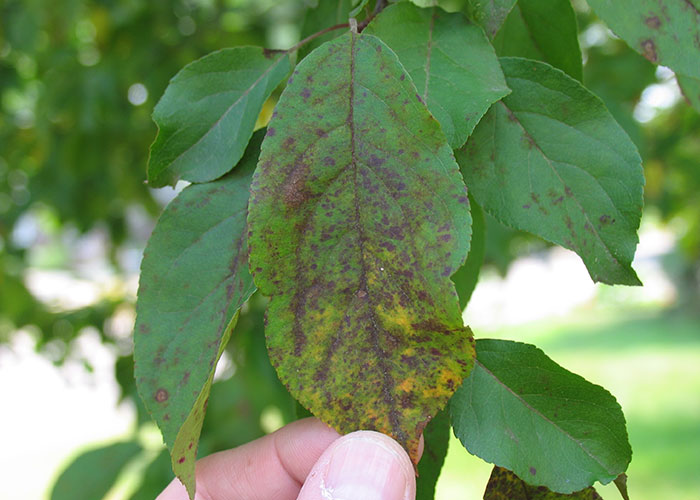
#> input picture Val_Dataset/Apple__Apple_scab/Applescab-4-700x500.jpg, 700 x 500 px
$ python -i image_process.py   (imports and definitions only)
#> lines starting #> are read from the running program, lines starting #| are printed output that depends on the picture
import cv2
import numpy as np
from matplotlib import pyplot as plt

def process_picture(image_path):
    image_bgr = cv2.imread(image_path)
#> image_bgr is the input picture: shape (500, 700, 3); mean B, G, R 92.6, 141, 111.5
    image_bgr = cv2.resize(image_bgr, (256, 256))
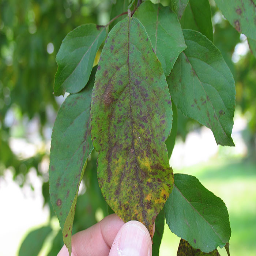
#> image_bgr: shape (256, 256, 3); mean B, G, R 92.5, 140.9, 111.4
    image_rgb = cv2.cvtColor(image_bgr, cv2.COLOR_BGR2RGB)
    rectangle = (50, 0, 200, 250)

    # Create initial mask
    mask = np.zeros(image_rgb.shape[:2], np.uint8)

    # Create temporary arrays used by grabCut
    bgdModel = np.zeros((1, 65), np.float64)
    fgdModel = np.zeros((1, 65), np.float64)

    # Run grabCut
    cv2.grabCut(image_rgb, # Our image
                mask, # The Mask
                rectangle, # Our rectangle
                bgdModel, # Temporary array for background
                fgdModel, # Temporary array for background
                5, # Number of iterations
                cv2.GC_INIT_WITH_RECT) # Initiative using our rectangle

    # Create mask where sure and likely backgrounds set to 0, otherwise 1
    mask_2 = np.where((mask==2) | (mask==0), 0, 1).astype('uint8')
    plt.imshow(mask_2)
    plt.show()
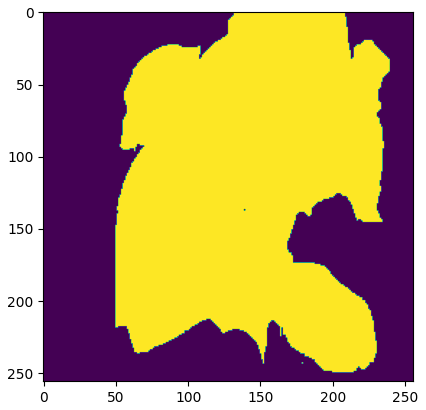
#> figure drawn by matplotlib, 1 panel

    # Multiply image with new mask to subtract background
    image_rgb_nobg = image_rgb * mask_2[:, :, np.newaxis]
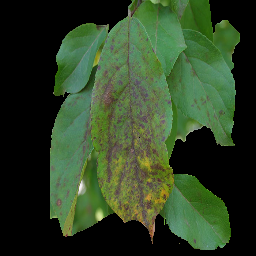
#> image_rgb_nobg: shape (256, 256, 3); mean R, G, B 46, 65.3, 37.1

    plt.imshow(image_rgb_nobg), plt.axis("off")
    plt.show()

    plt.imshow(image_bgr), plt.axis("off")
    plt.show()
    cv2.imwrite('./test.png', image_rgb_nobg)

# [3 lines not run here, left out]

>>> result = process_picture('../Val_Dataset/Apple__Apple_scab/Applescab-4-700x500.jpg')

$ run again, on Val_Dataset/Apple__Apple_scab/Venturia inequalis seen in Malus domestica.jpg
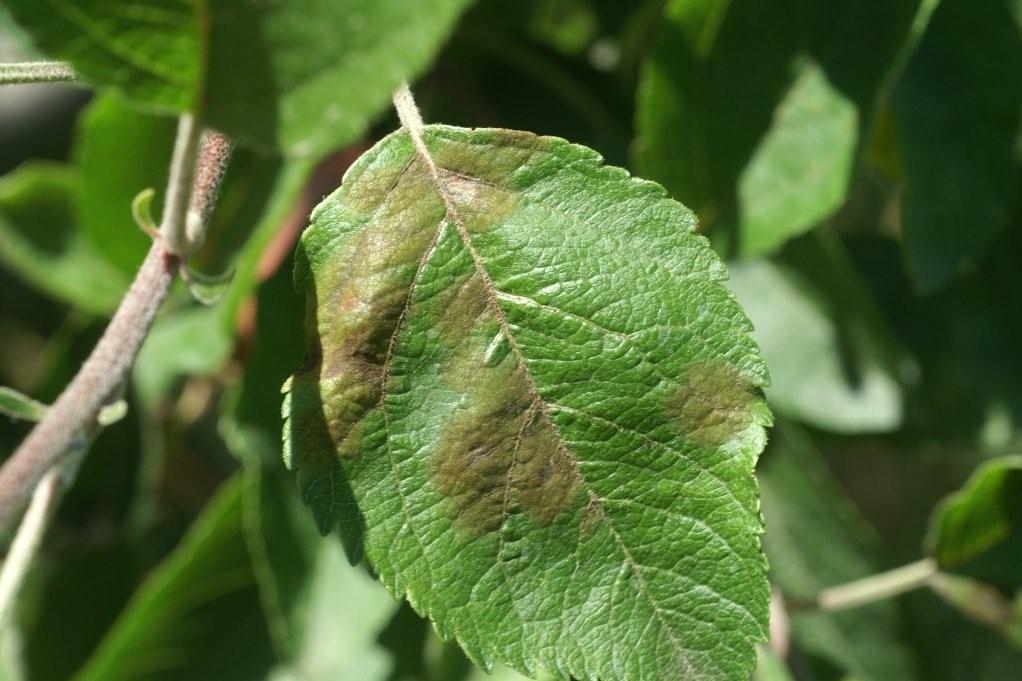
#> input picture Val_Dataset/Apple__Apple_scab/Venturia inequalis seen in Malus domestica.jpg, 1022 x 681 px
#> in process_picture, image_bgr is the input picture: shape (681, 1022, 3); mean B, G, R 53.5, 108.4, 83.5
#> image_bgr: shape (256, 256, 3)
#> in process_picture, `plt.show()`:
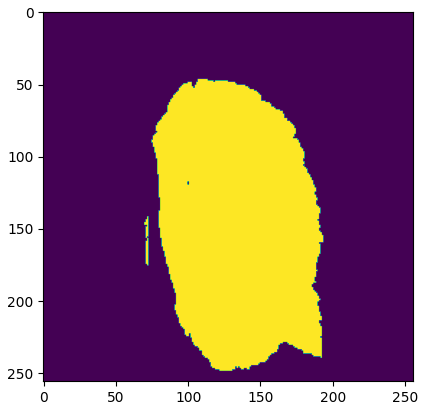
#> figure drawn by matplotlib, 1 panel
#> in process_picture, `image_rgb_nobg = image_rgb * mask_2[:, :, np.newaxis]`:
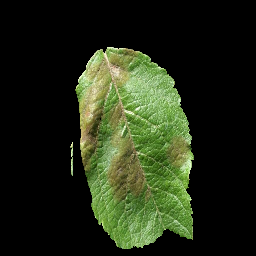
#> image_rgb_nobg: shape (256, 256, 3); mean R, G, B 34, 42.2, 22

$ run again, on Val_Dataset/Apple__Apple_scab/apple-750x490.jpg
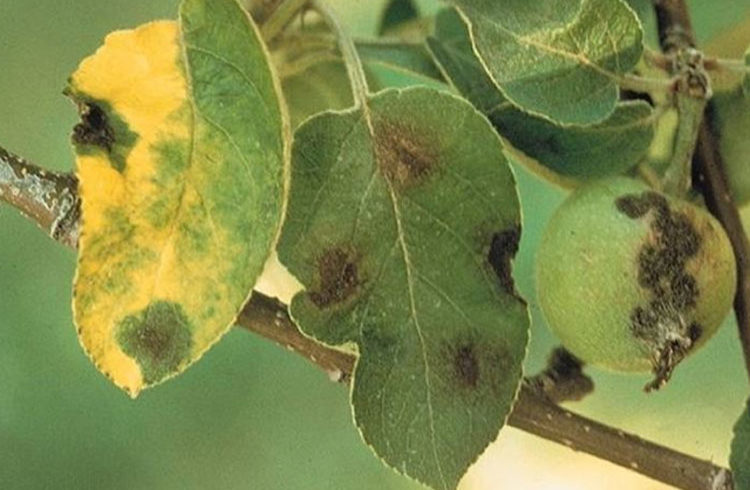
#> input picture Val_Dataset/Apple__Apple_scab/apple-750x490.jpg, 750 x 490 px
#> in process_picture, image_bgr is the input picture: shape (490, 750, 3); mean B, G, R 73.5, 136.1, 126.1
#> image_bgr: shape (256, 256, 3)
#> in process_picture, `plt.show()`:
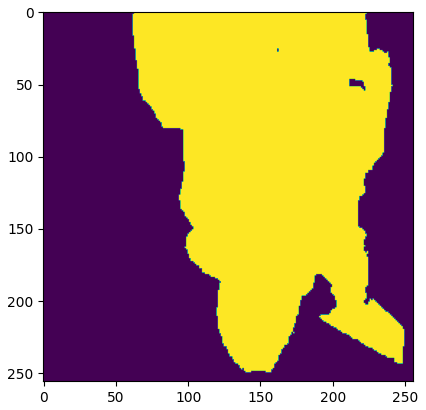
#> figure drawn by matplotlib, 1 panel
#> in process_picture, `image_rgb_nobg = image_rgb * mask_2[:, :, np.newaxis]`:
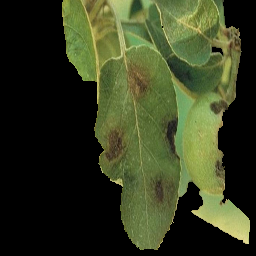
#> image_rgb_nobg: shape (256, 256, 3); mean R, G, B 53.5, 60.5, 32.5

$ run again, on Val_Dataset/Apple__Apple_scab/apple-scab-1.jpg
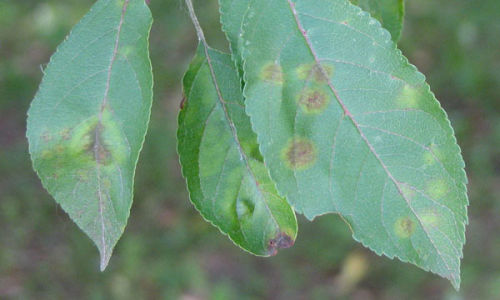
#> input picture Val_Dataset/Apple__Apple_scab/apple-scab-1.jpg, 500 x 300 px
#> in process_picture, image_bgr is the input picture: shape (300, 500, 3); mean B, G, R 117.6, 142.6, 109.3
#> image_bgr: shape (256, 256, 3)
#> in process_picture, `plt.show()`:
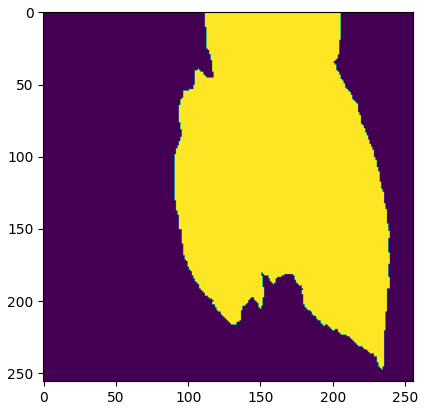
#> figure drawn by matplotlib, 1 panel
#> in process_picture, `image_rgb_nobg = image_rgb * mask_2[:, :, np.newaxis]`:
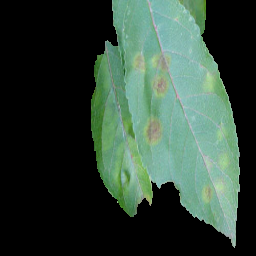
#> image_rgb_nobg: shape (256, 256, 3); mean R, G, B 48.6, 68.2, 56.2
